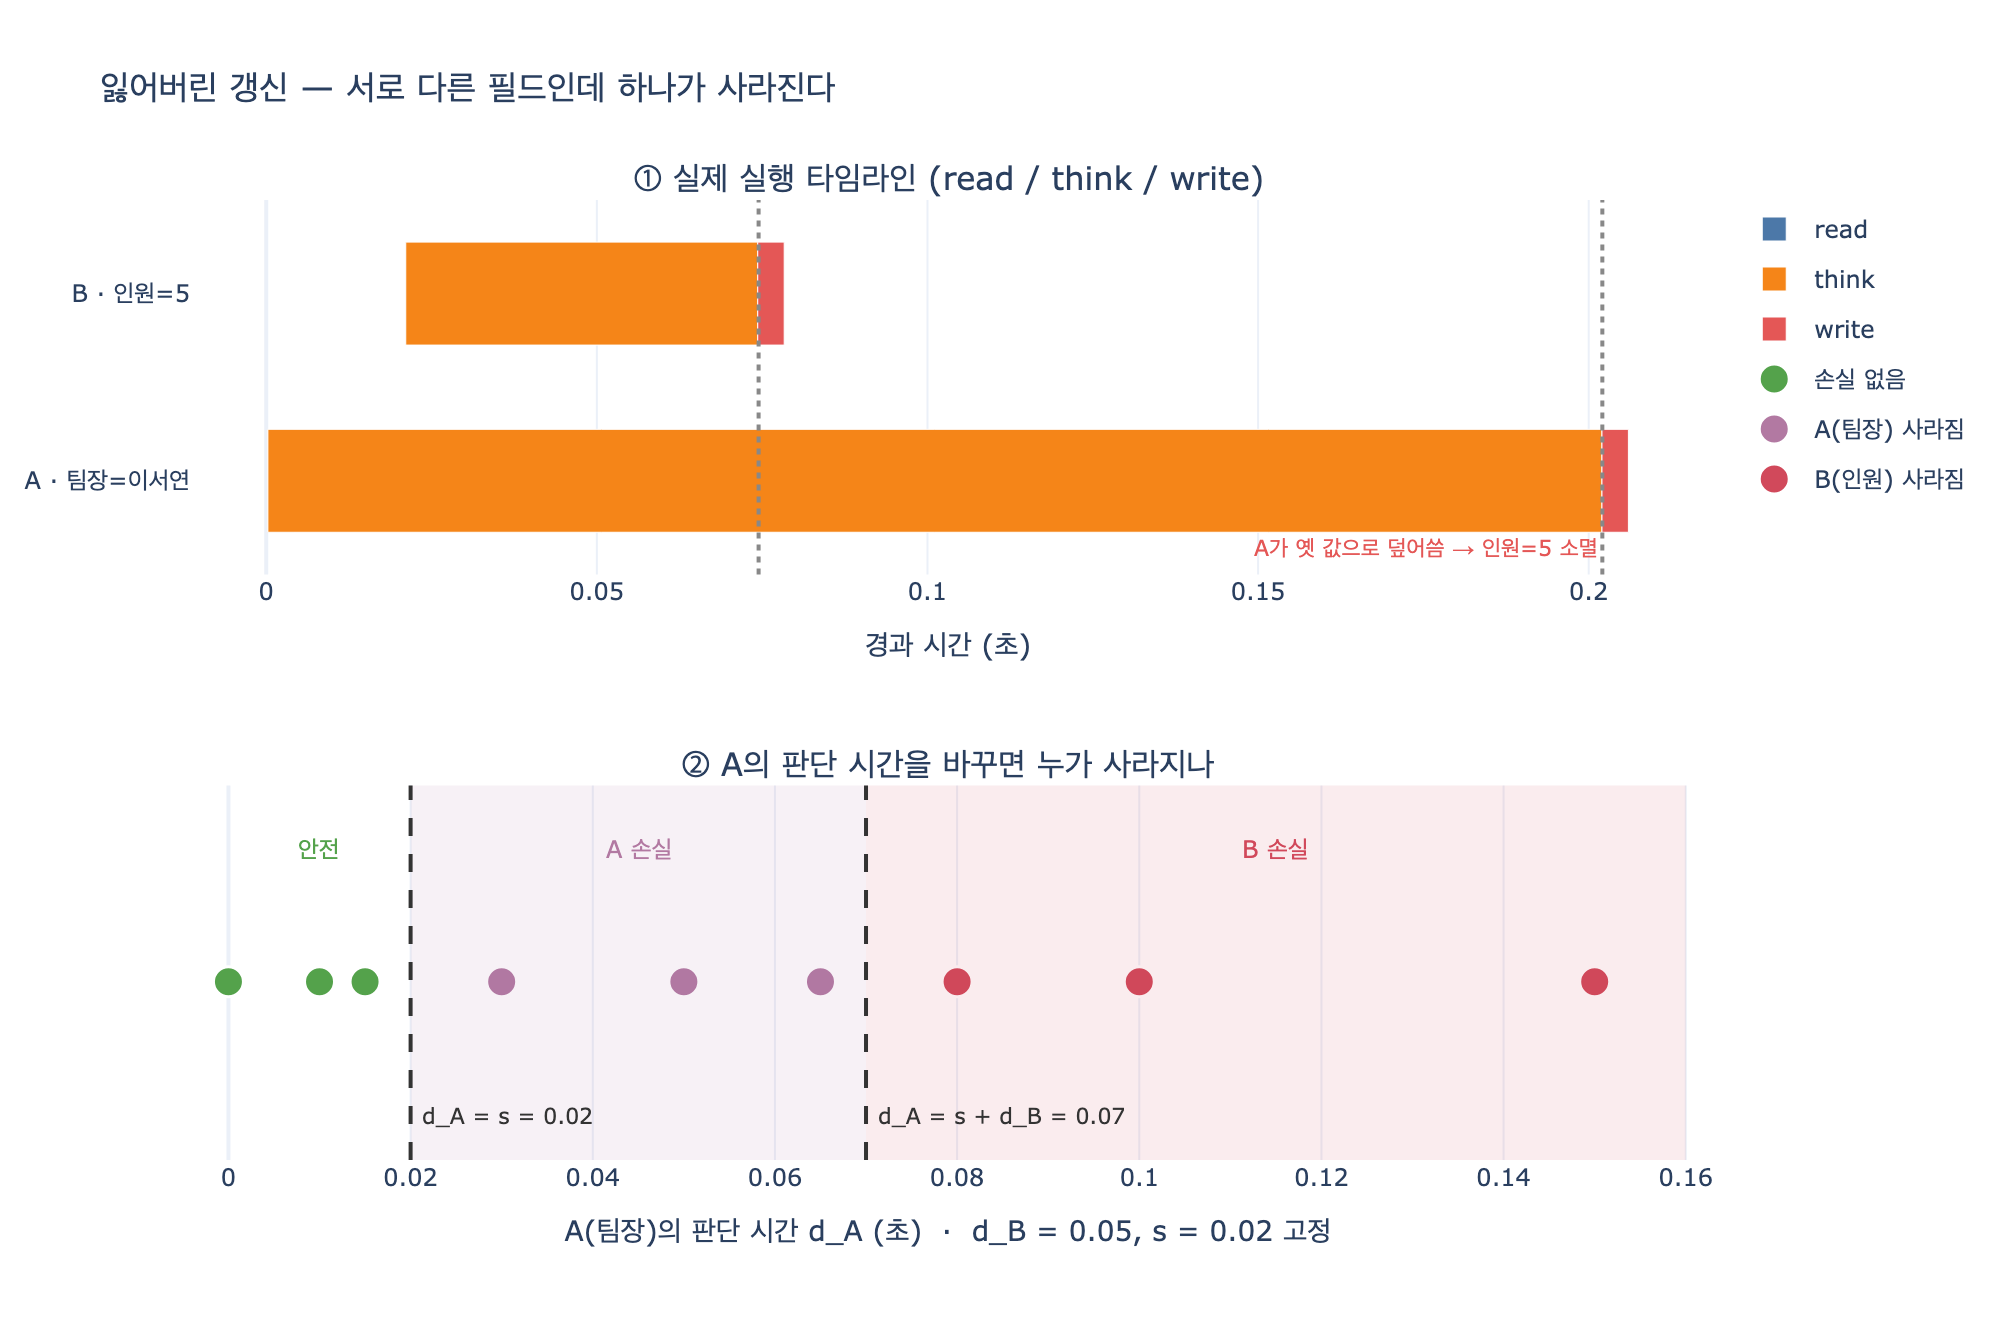

This chart was generated by the following Python code:
# %% [markdown]
# # `ex1_lost_update.py` 의 시나리오
#
# **질문**: `ex1_lost_update.py`의 시나리오는 무엇인가?
#
# **답**: 에이전트 A가 팀장을 **이서연**으로(판단 0.20초), B가 인원을 **5**로(판단 0.05초)
# 동시에 고친다. **서로 다른 필드**인데도 하나가 사라진다.
#
# 노드 `t1` 의 초기 상태는 `팀장=박민수;인원=3` 이고, 두 에이전트는 각각
# 「**읽고 → 판단하고 → 통째로 쓴다**」를 한다. 판단하는 동안 남이 끼어들 수 있으므로
# 나중에 쓴 쪽이 앞 쪽의 변경을 통째로 덮어 버린다. 이것이 **잃어버린 갱신(lost update)** 이다.
#
# 핵심은 「같은 필드를 다퉈서」 사라지는 게 아니라는 점이다. `팀장` 과 `인원` 은
# 겹치지 않는 필드인데도, **쓰기 단위가 노드 전체**이기 때문에 서로를 덮는다.
#
# 필요 패키지: plotly, kaleido (시각화용). sqlite3 / threading 은 표준 라이브러리.

# %%
# 필요 패키지: plotly, kaleido  (없으면 시각화 셀만 건너뛴다)
import os
import sqlite3
import threading
import time

HERE = os.path.dirname(os.path.abspath(__file__)) if "__file__" in dir() else os.getcwd()


def _show(fig):
    try:
        from IPython import get_ipython
        if get_ipython() is not None:
            fig.show()
    except ImportError:
        pass


DDL = """
CREATE TABLE node (
  id      TEXT PRIMARY KEY,
  props   TEXT,
  version INTEGER
);
"""


def fresh():
    """노드 t1 하나짜리 인메모리 DB. 초기 상태는 팀장=박민수;인원=3."""
    db = sqlite3.connect(":memory:", check_same_thread=False)
    db.executescript(DDL)
    db.execute("INSERT INTO node VALUES ('t1', '팀장=박민수;인원=3', 1)")
    db.commit()
    return db


def parse(s):
    return dict(p.split("=") for p in s.split(";") if p)


def dump(d):
    return ";".join(f"{k}={v}" for k, v in sorted(d.items()))


print(dump(parse("팀장=박민수;인원=3")))
# 출력: 인원=3;팀장=박민수


# %% [markdown]
# ## 1. 「읽고 → 판단하고 → 통째로 쓰기」
#
# `naive_update` 는 에이전트 한 명의 동작이다. `LOCK` 은 SQLite 커넥션을 여러 스레드가
# 동시에 건드리지 않게 하는 **커넥션 보호용**일 뿐이다. 읽기와 쓰기 **사이**는 잠겨 있지
# 않다. 실무의 잠금도 대개 이렇다 — 판단(모델 호출)을 잠금 안에 넣을 수 없으니까.
#
# 시간축을 그리기 위해 각 구간(read / think / write)의 시각을 함께 기록한다.

# %%
LOCK = threading.Lock()


def naive_update(db, field, value, delay, log, spans, t0):
    """읽고 → 고치고 → 쓴다. 그 사이에 남이 끼어들 수 있다."""
    r0 = time.time()
    with LOCK:
        row = db.execute("SELECT props FROM node WHERE id='t1'").fetchone()
    r1 = time.time()
    props = parse(row[0])
    log.append(f"  [{field}] 읽음: {row[0]}")

    time.sleep(delay)                      # 판단하는 시간 (모델 호출이라고 생각하자)
    w0 = time.time()

    props[field] = value
    with LOCK:
        db.execute("UPDATE node SET props=? WHERE id='t1'", (dump(props),))
        db.commit()
    w1 = time.time()
    log.append(f"  [{field}] 씀:   {dump(props)}")

    spans.append((field, "read", r0 - t0, r1 - t0))
    spans.append((field, "think", r1 - t0, w0 - t0))
    spans.append((field, "write", w0 - t0, w1 - t0))


def run(plan, stagger=0.02):
    """plan = [(필드, 값, 판단시간), ...]  — 진짜 스레드로 경쟁시킨다."""
    db = fresh()
    log, spans = [], []
    t0 = time.time()
    ts = [threading.Thread(target=naive_update, args=(db, f, v, d, log, spans, t0))
          for f, v, d in plan]
    for t in ts:
        t.start()
        time.sleep(stagger)                # 읽는 시점을 겹치게 만든다
    for t in ts:
        t.join()
    final = db.execute("SELECT props FROM node WHERE id='t1'").fetchone()[0]
    return log, final, spans


# %% [markdown]
# ## 2. 시나리오 실행 — A(팀장, 0.20초) vs B(인원, 0.05초)

# %%
PLAN = [("팀장", "이서연", 0.20), ("인원", "5", 0.05)]

print("한 노드의 «서로 다른 필드»를 두 에이전트가 동시에 고친다.\n")
print("  에이전트 A: 팀장 = 이서연   (판단에 0.20초)")
print("  에이전트 B: 인원 = 5       (판단에 0.05초)\n")

log, final, spans = run(PLAN)
for line in log:
    print(line)
print(f"\n최종 상태: {final}")
# 출력:
# 한 노드의 «서로 다른 필드»를 두 에이전트가 동시에 고친다.
#
#   에이전트 A: 팀장 = 이서연   (판단에 0.20초)
#   에이전트 B: 인원 = 5       (판단에 0.05초)
#
#   [팀장] 읽음: 팀장=박민수;인원=3
#   [인원] 읽음: 팀장=박민수;인원=3      <- B도 «같은 옛 상태»를 읽었다
#   [인원] 씀:   인원=5;팀장=박민수      <- B가 먼저 쓴다 (0.05초)
#   [팀장] 씀:   인원=3;팀장=이서연      <- A가 나중에 덮는다 (0.20초)
#
# 최종 상태: 인원=3;팀장=이서연

# %%
props = parse(final)
print(f"팀장 = {props['팀장']}, 인원 = {props['인원']}")

lost = []
if props["팀장"] != "이서연":
    lost.append("팀장 변경")
if props["인원"] != "5":
    lost.append("인원 변경")
print(f"사라진 변경: {lost or '없음'}")
# 출력:
# 팀장 = 이서연, 인원 = 3
# 사라진 변경: ['인원 변경']

# %% [markdown]
# 두 에이전트가 **다른 필드**를 고쳤는데 하나가 사라졌다.
#
# 순서를 보면 답이 나온다. 둘 다 **같은 옛 상태**(`팀장=박민수;인원=3`)를 읽었다.
# 그다음 각자 자기 필드만 고쳐서 **통째로** 썼다. 나중에 쓴 쪽(A)이 앞 쪽(B)의 변경을
# 덮는다. B의 `인원=5` 는 A의 손에 들려 있던 옛 값 `인원=3` 으로 되돌아간다.
#
# **에러가 안 난다.** `UPDATE` 는 성공하고 로그에도 「성공」만 찍힌다. 그게 이 문제의
# 성질이다 — 조용히 틀린다.
#
# 30장에서 「전체 상태를 이벤트에 넣지 마라」고 한 이유가 이것이다.
# 전체를 쓰면 **겹치지 않는 변경도 서로를 덮는다**.

# %% [markdown]
# ## 3. 왜 사라지는가 — 시간축으로 보기
#
# 스레드 시작이 `stagger` 만큼 어긋나 있고 판단 시간이 서로 다르므로, 각 에이전트의
# 구간은 이렇게 배치된다. $t=0$ 을 A의 시작으로 두고 $s$ 를 stagger, $d_A, d_B$ 를 판단 시간이라 하면
#
# $$\text{A: read}\approx 0,\quad \text{A: write}\approx d_A \qquad
#   \text{B: read}\approx s,\quad \text{B: write}\approx s + d_B$$
#
# **손실 조건**은 「남의 쓰기보다 먼저 읽고, 남보다 나중에 쓴다」이다.
#
# $$s < d_A \;\land\; d_A > s + d_B \;\Rightarrow\; \text{B의 변경이 사라진다}$$
# $$s < d_A \;\land\; d_A < s + d_B \;\Rightarrow\; \text{A의 변경이 사라진다}$$
# $$d_A < s \;\Rightarrow\; \text{겹치지 않는다. 손실 없음}$$
#
# 이 시나리오는 $s=0.02,\ d_A=0.20,\ d_B=0.05$ 이므로 첫 번째 경우 — **B(인원)가 사라진다**.

# %%
for f, phase, a, b in sorted(spans, key=lambda x: x[2]):
    print(f"  {f:>3} {phase:<6} {a:6.3f}s → {b:6.3f}s  (길이 {b - a:.3f}s)")
# 출력:
#   팀장 read    0.000s →  0.000s  (길이 0.000s)
#   팀장 think   0.000s →  0.203s  (길이 0.203s)
#   인원 read    0.024s →  0.024s  (길이 0.000s)
#   인원 think   0.024s →  0.079s  (길이 0.055s)
#   인원 write   0.079s →  0.079s  (길이 0.000s)
#   팀장 write   0.203s →  0.203s  (길이 0.000s)
# (실행마다 ms 단위로 흔들리지만 «인원 변경이 사라진다»는 결과는 그대로다)

# %% [markdown]
# ## 4. 판단 시간을 바꿔가며 — 언제 누가 사라지나
#
# A의 판단 시간 $d_A$ 만 0초부터 0.15초까지 훑는다. $d_B=0.05,\ s=0.02$ 고정.
# 앞의 부등식대로 **경계는 $d_A = s = 0.02$ 와 $d_A = s + d_B = 0.07$** 두 곳에 있어야 한다.

# %%
def probe(da, db_delay=0.05, stagger=0.02):
    _, fin, _ = run([("팀장", "이서연", da), ("인원", "5", db_delay)], stagger=stagger)
    p = parse(fin)
    if p["팀장"] == "이서연" and p["인원"] == "5":
        return "손실 없음"
    if p["팀장"] != "이서연":
        return "A(팀장) 사라짐"
    return "B(인원) 사라짐"


DAS = [0.00, 0.01, 0.015, 0.03, 0.05, 0.065, 0.08, 0.10, 0.15]
sweep = [(da, probe(da)) for da in DAS]
for da, verdict in sweep:
    print(f"  A의 판단 {da:5.3f}s → {verdict}")
# 출력:
#   A의 판단 0.000s → 손실 없음
#   A의 판단 0.010s → 손실 없음
#   A의 판단 0.015s → 손실 없음
#   A의 판단 0.030s → A(팀장) 사라짐
#   A의 판단 0.050s → A(팀장) 사라짐
#   A의 판단 0.065s → A(팀장) 사라짐
#   A의 판단 0.080s → B(인원) 사라짐
#   A의 판단 0.100s → B(인원) 사라짐
#   A의 판단 0.150s → B(인원) 사라짐

# %% [markdown]
# 예측한 두 경계($0.02$, $0.07$)에서 정확히 결과가 갈린다.
#
# 그리고 **판단이 짧을 때만 안전하다**. 에이전트 시스템에서 판단은 모델 호출이라
# 수백 ms ~ 수 초다. 즉 이 시나리오는 예외가 아니라 **기본값**이다.

# %% [markdown]
# ## 5. 시각화 — 간트 타임라인 + 판단 시간 스윕

# %%
try:
    import plotly.graph_objects as go
    from plotly.subplots import make_subplots

    COLOR = {"read": "#4C78A8", "think": "#F58518", "write": "#E45756"}
    LABEL = {"팀장": "A · 팀장=이서연", "인원": "B · 인원=5"}
    MINW = 0.004  # 0초짜리 구간도 보이게 최소 폭을 준다

    fig = make_subplots(
        rows=2, cols=1, vertical_spacing=0.22,
        subplot_titles=("① 실제 실행 타임라인 (read / think / write)",
                        "② A의 판단 시간을 바꾸면 누가 사라지나"),
    )

    seen = set()
    for phase in ("read", "think", "write"):
        xs, ys, bases, texts = [], [], [], []
        for f, ph, a, b in spans:
            if ph != phase:
                continue
            xs.append(max(b - a, MINW))
            ys.append(LABEL[f])
            bases.append(a)
            texts.append(f"{LABEL[f]} · {ph}<br>{a:.3f}s → {b:.3f}s")
        fig.add_trace(go.Bar(
            x=xs, y=ys, base=bases, orientation="h", name=phase,
            marker_color=COLOR[phase], hovertext=texts, hoverinfo="text",
            legendgroup=phase, showlegend=phase not in seen,
        ), row=1, col=1)
        seen.add(phase)

    # B의 쓰기 시점과 A의 쓰기 시점 표시
    b_write = max(b for f, ph, a, b in spans if f == "인원" and ph == "write")
    a_write = max(b for f, ph, a, b in spans if f == "팀장" and ph == "write")
    fig.add_vline(x=b_write, line_dash="dot", line_color="#888", row=1, col=1)
    fig.add_vline(x=a_write, line_dash="dot", line_color="#888", row=1, col=1)
    fig.add_annotation(x=a_write, y=1.35, text="A가 옛 값으로 덮어씀 → 인원=5 소멸",
                       showarrow=False, xanchor="right", font=dict(size=11, color="#E45756"),
                       row=1, col=1)

    # ② 영역: [0, s) 안전 / [s, s+d_B) A 손실 / [s+d_B, ∞) B 손실
    ZONES = ((0.000, 0.020, "#54A24B", "안전"),
             (0.020, 0.070, "#B279A2", "A 손실"),
             (0.070, 0.160, "#D1495B", "B 손실"))
    for x0, x1, c, lab in ZONES:
        fig.add_vrect(x0=x0, x1=x1, fillcolor=c, opacity=0.10,
                      line_width=0, row=2, col=1)
        fig.add_annotation(x=(x0 + x1) / 2, y=1.75, text=lab, showarrow=False,
                           font=dict(size=12, color=c), row=2, col=1)

    VC = {"손실 없음": "#54A24B", "A(팀장) 사라짐": "#B279A2", "B(인원) 사라짐": "#D1495B"}
    seen2 = set()
    for da, verdict in sweep:
        fig.add_trace(go.Scatter(
            x=[da], y=[1], mode="markers", name=verdict,
            marker=dict(color=VC[verdict], size=15, symbol="circle",
                        line=dict(color="white", width=1.5)),
            hovertext=f"판단 {da:.3f}s → {verdict}", hoverinfo="text",
            legendgroup=verdict, showlegend=verdict not in seen2,
        ), row=2, col=1)
        seen2.add(verdict)
    for x, lab in ((0.020, "d_A = s = 0.02"), (0.070, "d_A = s + d_B = 0.07")):
        fig.add_vline(x=x, line_dash="dash", line_color="#333", row=2, col=1)
        fig.add_annotation(x=x, y=0.25, text=lab, showarrow=False, xanchor="left",
                           xshift=4, font=dict(size=11, color="#333"), row=2, col=1)

    fig.update_xaxes(title_text="경과 시간 (초)", row=1, col=1)
    fig.update_xaxes(title_text="A(팀장)의 판단 시간 d_A (초)  ·  d_B = 0.05, s = 0.02 고정",
                     range=[-0.004, 0.162], row=2, col=1)
    fig.update_yaxes(autorange="reversed", row=1, col=1)
    fig.update_yaxes(showticklabels=False, showgrid=False, zeroline=False,
                     range=[0, 2.1], row=2, col=1)
    fig.update_layout(
        title="잃어버린 갱신 — 서로 다른 필드인데 하나가 사라진다",
        barmode="overlay", height=660, width=1000,
        template="plotly_white", bargap=0.45,
        legend=dict(tracegroupgap=6),
    )
    _show(fig)
    fig.write_image(os.path.join(HERE, "expy.png"), scale=2)
    print("expy.png 저장 완료")
except ImportError as e:
    print(f"시각화 건너뜀 (plotly/kaleido 없음): {e}")
# 출력: expy.png 저장 완료

# %% [markdown]
# ## 6. 정리
#
# | 항목 | 내용 |
# |---|---|
# | 초기 상태 | `팀장=박민수;인원=3` (노드 `t1`) |
# | 에이전트 A | `팀장 → 이서연`, 판단 **0.20초** |
# | 에이전트 B | `인원 → 5`, 판단 **0.05초** |
# | 겹치는 필드 | **없음** |
# | 결과 | `인원=3;팀장=이서연` — B의 변경이 **조용히** 사라짐 |
# | 에러 | 없음. 로그에도 「성공」만 |
#
# 원인은 경쟁 자체가 아니라 **쓰기 단위가 노드 전체**라는 데 있다.
# 대응은 셋이고, 실무의 답은 2 + 3 을 같이 쓰는 것이다.
#
# 1. **잠금** — 한 번에 하나만 고치게 한다. 느리고 데드락이 난다
# 2. **낙관적 잠금** — 쓰기 직전에 「안 바뀌었나」 확인한다 (충돌은 에러가 아니라 `rowcount == 0` 으로 온다)
# 3. **필드 단위 변경** — 통째로 안 쓰고 바뀐 것만 쓴다
#
# 아래는 3번(필드 단위 쓰기)만 적용해도 이 시나리오가 사라진다는 확인이다.

# %%
def field_update(db, field, value, delay, log):
    """통째로 쓰지 않고, 쓰기 시점에 «그 필드만» 갱신한다."""
    with LOCK:
        row = db.execute("SELECT props FROM node WHERE id='t1'").fetchone()
    log.append(f"  [{field}] 읽음: {row[0]}")
    time.sleep(delay)
    with LOCK:  # 쓰기 직전에 최신 상태를 다시 읽고 내 필드만 얹는다
        cur = parse(db.execute("SELECT props FROM node WHERE id='t1'").fetchone()[0])
        cur[field] = value
        db.execute("UPDATE node SET props=? WHERE id='t1'", (dump(cur),))
        db.commit()
    log.append(f"  [{field}] 씀:   {dump(cur)}")


db = fresh()
log2 = []
ts = []
for f, v, d in PLAN:
    t = threading.Thread(target=field_update, args=(db, f, v, d, log2))
    t.start()
    ts.append(t)
    time.sleep(0.02)
for t in ts:
    t.join()
fixed = db.execute("SELECT props FROM node WHERE id='t1'").fetchone()[0]
for line in log2:
    print(line)
print(f"\n최종 상태: {fixed}")
print("손실:", "없음" if parse(fixed) == {"팀장": "이서연", "인원": "5"} else "있음")
# 출력:
#   [팀장] 읽음: 팀장=박민수;인원=3
#   [인원] 읽음: 팀장=박민수;인원=3
#   [인원] 씀:   인원=5;팀장=박민수
#   [팀장] 씀:   인원=5;팀장=이서연
#
# 최종 상태: 인원=5;팀장=이서연
# 손실: 없음
